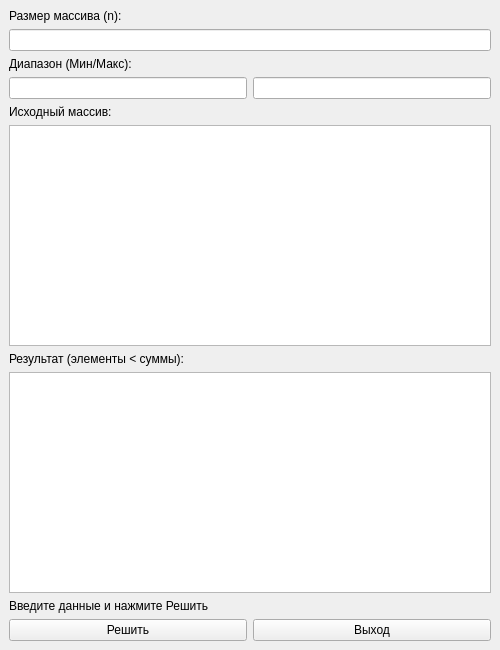
<?xml version="1.0" encoding="UTF-8"?>
<ui version="4.0">
 <class>MainWindow</class>
 <widget class="QMainWindow" name="MainWindow">
  <property name="geometry">
   <rect>
    <x>0</x>
    <y>0</y>
    <width>500</width>
    <height>650</height>
   </rect>
  </property>
  <property name="windowTitle">
   <string>Лабораторная 10 - Вариант 8</string>
  </property>
  <widget class="QWidget" name="centralwidget">
   <layout class="QVBoxLayout" name="verticalLayout">
    <item>
     <widget class="QLabel" name="label">
      <property name="text">
       <string>Размер массива (n):</string>
      </property>
     </widget>
    </item>
    <item>
     <widget class="QLineEdit" name="editSize"/>
    </item>
    <item>
     <widget class="QLabel" name="label_2">
      <property name="text">
       <string>Диапазон (Мин/Макс):</string>
      </property>
     </widget>
    </item>
    <item>
     <layout class="QHBoxLayout" name="horizontalLayout">
      <item>
       <widget class="QLineEdit" name="editMin"/>
      </item>
      <item>
       <widget class="QLineEdit" name="editMax"/>
      </item>
     </layout>
    </item>
    <item>
     <widget class="QLabel" name="label_3">
      <property name="text">
       <string>Исходный массив:</string>
      </property>
     </widget>
    </item>
    <item>
     <widget class="QListWidget" name="listOriginal"/>
    </item>
    <item>
     <widget class="QLabel" name="label_4">
      <property name="text">
       <string>Результат (элементы &lt; суммы):</string>
      </property>
     </widget>
    </item>
    <item>
     <widget class="QListWidget" name="listResult"/>
    </item>
    <item>
     <widget class="QLabel" name="statusLabel">
      <property name="text">
       <string>Введите данные и нажмите Решить</string>
      </property>
     </widget>
    </item>
    <item>
     <layout class="QHBoxLayout" name="buttonLayout">
      <item>
       <widget class="QPushButton" name="btnSolve">
        <property name="text">
         <string>Решить</string>
        </property>
       </widget>
      </item>
      <item>
       <widget class="QPushButton" name="btnExit">
        <property name="text">
         <string>Выход</string>
        </property>
       </widget>
      </item>
     </layout>
    </item>
   </layout>
  </widget>
 </widget>
 <resources/>
 <connections/>
</ui>
